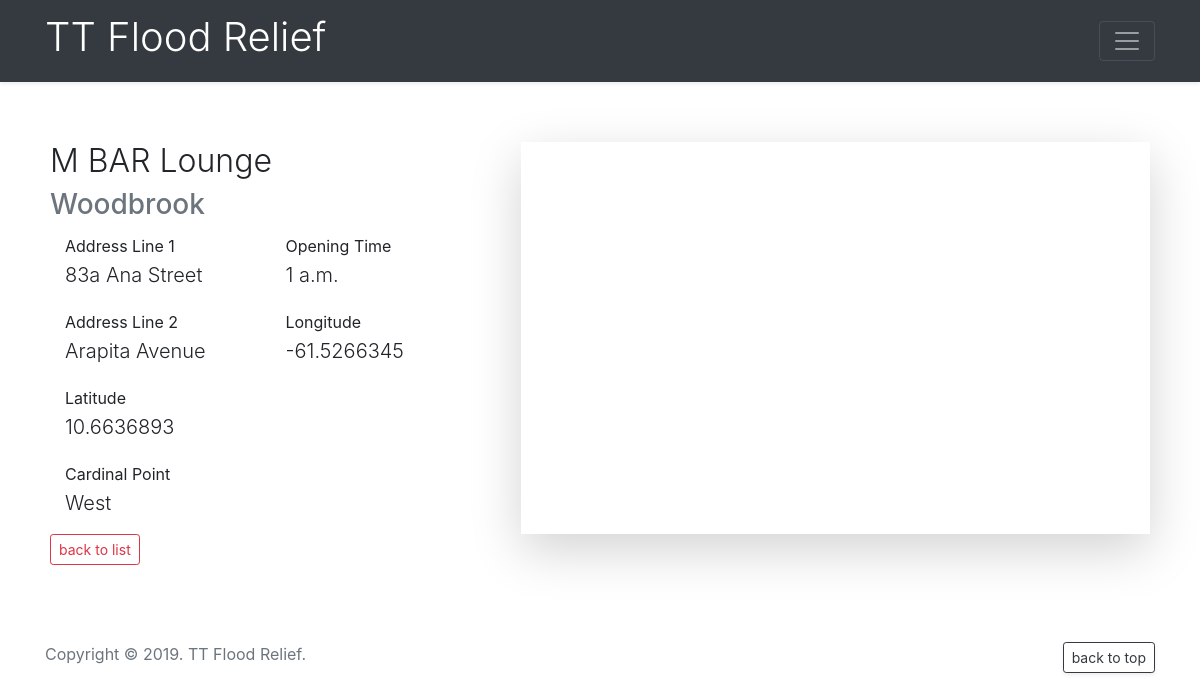
The page /locations/detail/1/ on the database its author committed.
### locations/models.py (models this page shows, shortened)
class Location(models.Model):
    name = models.CharField(
        max_length=255,
        verbose_name="Name",
        blank=True
    )
    description = models.TextField(
        max_length=None,
        verbose_name="Description",
        blank=True
    )
    address1 = models.CharField(
        max_length=255,
        verbose_name="Address Line 1",
        blank=True
    )
    address2 = models.CharField(
        max_length=255,
        verbose_name="Address Line 2",
        blank=True
    )
    town = models.CharField(
        max_length=255,
        verbose_name="Town",
        blank=True
    )
    open_time = models.TimeField(
        max_length=None,
        verbose_name="Opening Time",
        blank=True,
        null=True
    )
    close_time = models.TimeField(
        max_length=None,
        verbose_name="Closing Time",
        blank=True,
        null=True
    )
    contact1 = models.CharField(
        max_length=255,
        verbose_name="Contact Name 1",
        blank=True
    )
    phone1 = models.CharField(
        max_length=12,
        verbose_name="Phone Number 1",
        blank=True,
        null=True
    )
    contact2 = models.CharField(
        max_length=255,
        verbose_name="Contact Name 2",
        blank=True
    )
    phone2 = models.CharField(
        max_length=12,
        verbose_name="Phone Number 2",
        blank=True,
        null=True
    )
    latitude = models.FloatField(
        max_length=None,
        verbose_name="Latitude",
        blank=True,
        null=True
    )
    longitude = models.FloatField(
        max_length=None,
        verbose_name="Longitude",
        blank=True,
        null=True
    )
    D = 'None'
    N = 'North'
    E = 'East'
    S = 'South'
    W = 'West'
    C = 'Central'
    CARDINAL_POINTS = (
        (D, 'None'),
        (N, 'North'),
        (E, 'East'),
        (S, 'South'),
        (W, 'West'),
        (C, 'Central')
    )
    cardinal_point = models.CharField(
        max_length=7,
        choices=CARDINAL_POINTS,
        default=D,
        verbose_name="Cardinal Point"
    )
    email = models.EmailField(
        max_length=255,
        verbose_name="Email",
        blank=True
    )
    website = models.URLField(
        max_length=255,
        verbose_name="Website",
        blank=True
    )
    facebook = models.URLField(
        max_length=255,
        verbose_name="Facebook",
        blank=True
    )
    notes = models.TextField(
        max_length=None,
        verbose_name="Notes",
        blank=True
    )

### locations/views.py (the view)
# urls.py: path('detail/<int:location_id>/', views.detail),
def detail(request, location_id):
    location_id = get_object_or_404(Location, id=location_id)
    return render(request, 'detail.html', {
        'location_id': location_id
    })

### locations/templates/detail.html (shortened to what this page needs)
{% extends 'base.html' %}
{% block content %}
<div class="container" style="padding: 60px 20px;">
    <div class="row featurette">
        {% if location_id.latitude and location_id.longitude %}
        <div class="col-md-5">
            {% else %}
            <div class="col-md-12">
                {% endif %}
                <h2 class="featurette-heading jumbotron-heading">
                    {{location_id.name}}
                </h2>
                {% if location_id.town %}
                <h3 class="text-muted">
                    {{location_id.town}}
                </h3>
                {% endif %}
                <div class="col-md-6 float-left">
                    {% if location_id.address1 %}
                    <p class="lead">
                        <small>Address Line 1</small>
                        <br/>{{location_id.address1}}
                    </p>
                    {% endif %}
                    {% if location_id.address2 %}
                    <p class="lead">
                        <small>Address Line 2</small>
                        <br/>{{location_id.address2}}
                    </p>
                    {% endif %}
                    {% if location_id.latitude %}
                    <p class="lead">
                        <small>Latitude</small>
                        <br/>{{location_id.latitude}}
                    </p>
                    {% endif %}
                    {% if location_id.cardinal_point %}
                    <p class="lead">
                        <small>Cardinal Point</small>
                        <br/>{{location_id.cardinal_point}}
                    </p>
                    {% endif %}
                </div>
                <div class="col-md-6 float-right">
                    {% if location_id.open_time %}
                    <p class="lead">
                        <small>Opening Time</small>
                        <br/>{{location_id.open_time}}
                    </p>
                    {% endif %}
                    {% if location_id.longitude %}
                    <p class="lead">
                        <small>Longitude</small>
                        <br/>{{location_id.longitude}}
                    </p>
                    {% endif %}
                </div>
            </div>
            {% if location_id.latitude and location_id.longitude %}
            <div class="col-md-7">
                <iframe
                        width="100%"
                        height="100%"
                        class="shadow-lg"
                        frameborder="0" style="border:0"
                        src="https://www.google.com/maps/embed/v1/search?key=AIzaSyB06DRxlMfk-LQt0k4s7MEW6C9Q1P9M2DY
&q={{location_id.latitude}},{{location_id.longitude}}" allowfullscreen>
                </iframe>
            </div>
            {% endif %}
        </div>
        <a href="/locations/" class="btn btn-sm btn-outline-danger float-left">back to list</a>
    </div>
    {% endblock %}

### static/css/common.css (style rules this page uses)
.jumbotron-heading { font-weight: 300; }

### rows shown on the page
Location: name "M BAR Lounge", town "Woodbrook", address1 "83a Ana Street", address2 "Arapita Avenue", latitude "10.6636893", cardinal_point "West", open_time "1 a.m.", longitude "-61.5266345"
